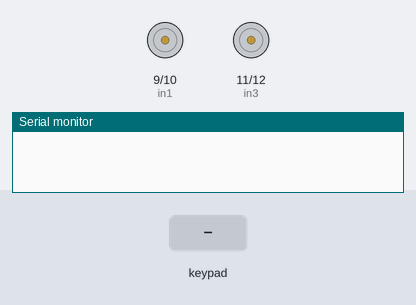
Simulated run of this sketch. Board: Arduino Uno, built with avr-gcc and run on an emulated ATmega328P. Parts: motor-driver pin pairs drawn as motors (green arrow = first pin HIGH = forward, orange = second pin HIGH = backward, longer = more drive), the last lines printed to the serial monitor. The inputs (shaded band) are chosen by the test bench.

Above: at 1.2 s.
1.3 s: key '2' pressed
At 1.8 s:
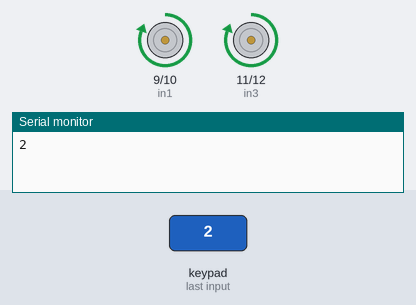
2.8 s: keypad keys 8 7 6 5 # pressed 0.4 s apart
At 4.7 s:
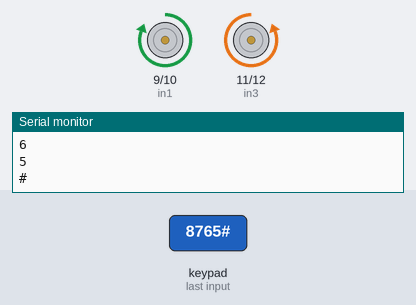
6.3 s: keypad keys 4 3 2 * pressed 0.4 s apart
At 6.9 s:
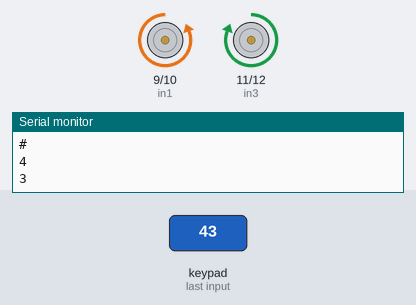
9.4 s: key '4' pressed
At 10.6 s:
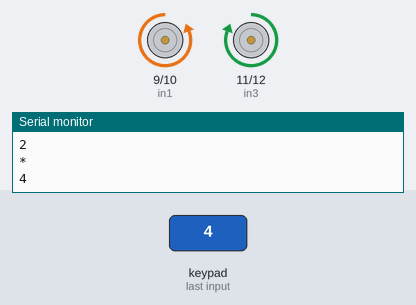
10.9 s: key '6' pressed
At 11.5 s:
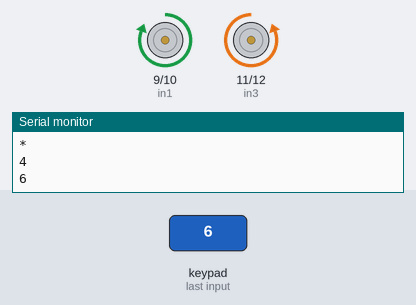
Timing chart, 0 to 13.4 s (numbered marks = the images above; inputs shaded):
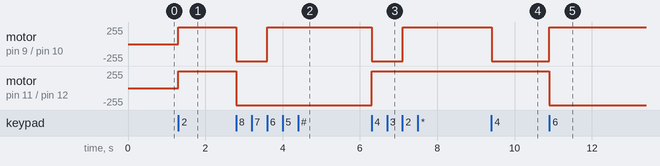

Measured:
- after the input at 1.3 s, motor on pin 9 (in1) / pin 10 (in2), motor on pin 11 (in3) / pin 12 (in4): stopped → forward 255/255 at once
- after the input at 2.8 s, motor on pin 9 (in1) / pin 10 (in2): forward 255/255 → backward 255/255 at once, → forward 255/255 0.80 s later; motor on pin 11 (in3) / pin 12 (in4): forward 255/255 → backward 255/255 at once
- after the input at 6.3 s, motor on pin 9 (in1) / pin 10 (in2): forward 255/255 → backward 255/255 at once, → forward 255/255 0.81 s later; motor on pin 11 (in3) / pin 12 (in4): backward 255/255 → forward 255/255 at once
- after the input at 9.4 s, motor on pin 9 (in1) / pin 10 (in2): forward 255/255 → backward 255/255 at once
- after the input at 10.9 s, motor on pin 9 (in1) / pin 10 (in2): backward 255/255 → forward 255/255 at once; motor on pin 11 (in3) / pin 12 (in4): forward 255/255 → backward 255/255 at once

The sketch:

sketch_nov20a.ino
```cpp
#include <Keypad.h>

const byte ROWS =4;
const byte COLS =3;
int  in1 = 9;
int  in2 = 10;
int  in3 = 11;
int  in4 = 12;

char hexakeys[ROWS][COLS] = {

  {'1','2','3'},
  {'4','5','6'},
  {'7','8','9'},
  {'*','0','#'},
};

byte rowPins[ROWS] = {8,7,6,5};
byte colPins[COLS] = {4,3,2};

Keypad customKey = Keypad(makeKeymap(hexakeys),rowPins,colPins,ROWS,COLS);
void setup() {
  // put your setup code here, to run once:
  pinMode(in1,OUTPUT);
pinMode(in2,OUTPUT);
pinMode(in3,OUTPUT);
pinMode(in4,OUTPUT);
Serial.begin(9600);
}

void loop() {
  // put your main code here, to run repeatedly:
char customKeypad = customKey.getKey();

if(customKeypad){
  Serial.println(customKeypad);
}

if(customKeypad == '2')
{
  digitalWrite(9,1);
  digitalWrite(10,0);
digitalWrite(11,1);
digitalWrite(12,0);
}
if(customKeypad == '8')
{
  digitalWrite(9,0);
  digitalWrite(10,1);
digitalWrite(11,0);
digitalWrite(12,1);
}
if(customKeypad == '4')
{
digitalWrite(9,0);
  digitalWrite(10,1);
digitalWrite(11,1);
digitalWrite(12,0);
}
if(customKeypad == '6')
{
  digitalWrite(9,1);
  digitalWrite(10,0);
digitalWrite(11,0);
digitalWrite(12,1);
}
}
```
